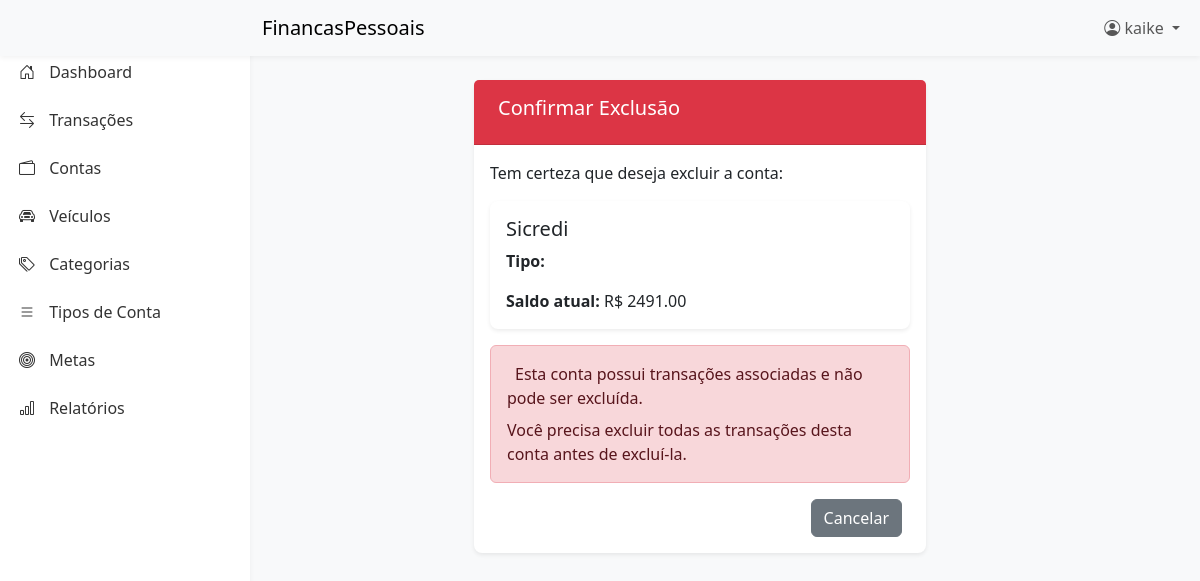
The page /contas/excluir/1/ (signed in) on the database as committed earlier.
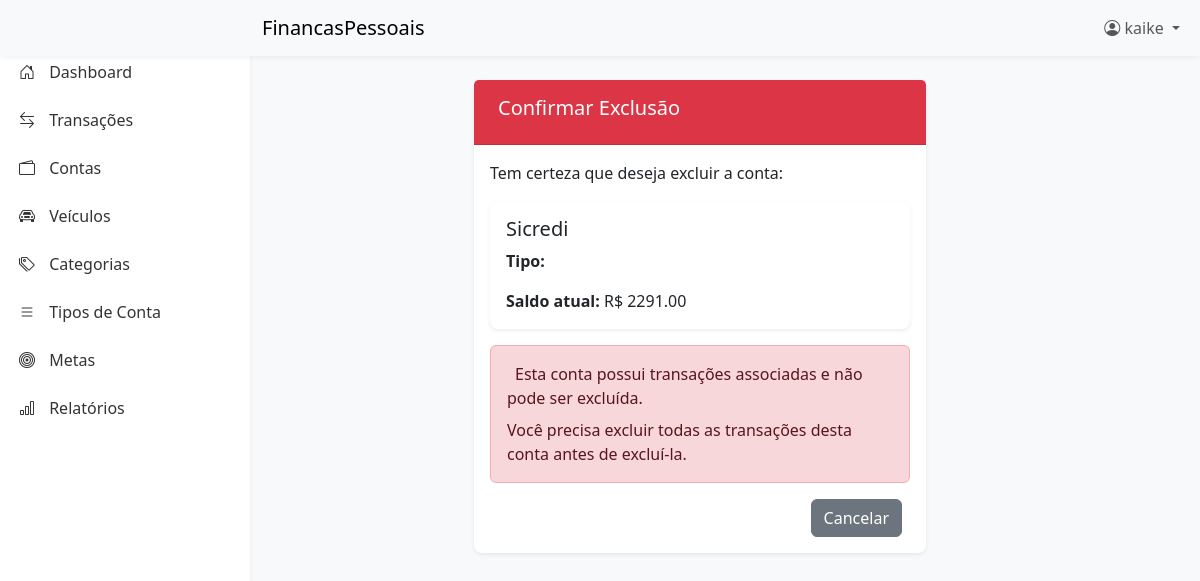
The same page on the database as committed later.
### core/models.py (models this page shows, shortened)
class Conta(models.Model):
    nome = models.CharField(max_length=100)
    saldo = models.DecimalField(max_digits=10, decimal_places=2, default=0)
    tipo = models.ForeignKey(TipoConta, on_delete=models.SET_NULL, null=True)
    usuario = models.ForeignKey(User, on_delete=models.CASCADE)

### core/views.py (the view, shortened to what this page needs)
# urls.py: path("contas/excluir/<int:pk>/", views.conta_excluir, name="conta_excluir"),
@login_required
def conta_excluir(request, pk):
    conta = get_object_or_404(Conta, pk=pk, usuario=request.user)
    has_transacoes = Transacao.objects.filter(conta=conta).exists()
    return render(
        request,
        "core/conta_confirmar_exclusao.html",
        {"conta": conta, "has_transacoes": has_transacoes},
    )

### templates/core/conta_confirmar_exclusao.html (shortened to what this page needs)
{% extends 'base.html' %}
{% block content %}
<div class="container-fluid">
    <div class="row">
        <div class="col-md-6 mx-auto">
            <div class="card">
                <div class="card-header bg-danger text-white">
                    <h5>Confirmar Exclusão</h5>
                </div>
                <div class="card-body">
                    <p>Tem certeza que deseja excluir a conta:</p>
                    <div class="card mb-3">
                        <div class="card-body">
                            <h5 class="card-title">{{ conta.nome }}</h5>
                            <p class="card-text"><strong>Tipo:</strong> {{ conta.get_tipo_display }}</p>
                            <p class="card-text"><strong>Saldo atual:</strong> R$ {{ conta.saldo|floatformat:2 }}</p>
                        </div>
                    </div>
                    {% if has_transacoes %}
                    <div class="alert alert-danger">
                        Esta conta possui transações associadas e não pode ser excluída.
                        <p class="mb-0 mt-2">Você precisa excluir todas as transações desta conta antes de excluí-la.
                        </p>
                    </div>
                    {% else %}
                    <div class="alert alert-warning">
                        <i class="fas fa-info-circle me-2"></i>Esta ação não pode ser desfeita.
                    </div>
                    {% endif %}
                    <div class="d-flex justify-content-end">
                        <a href="{% url 'core:contas_lista' %}" class="btn btn-secondary me-2">Cancelar</a>
                    </div>
                </div>
            </div>
        </div>
    </div>
</div>
{% endblock %}

Rows that differ between the two databases and show on the page:
changed Conta "Sicredi": saldo "2491.00" → "2291.00"
